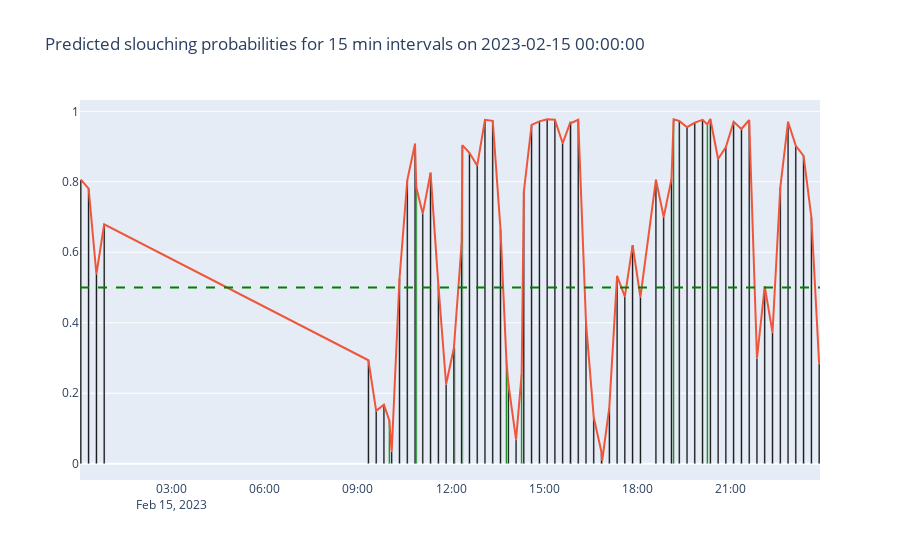

Notebook cell for this chart:
### Code cell
plot_day_prediction_plotly(pred, day)
